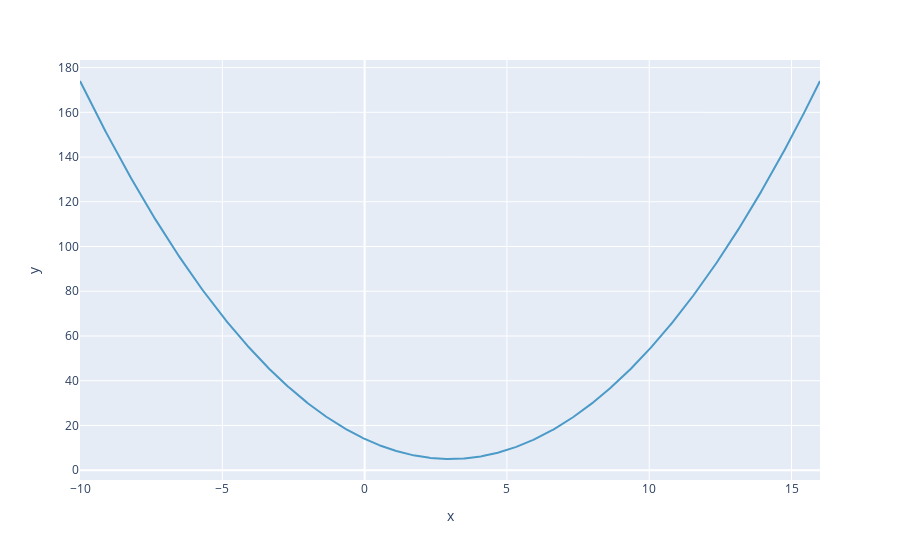

The code cell stored with this chart in its notebook:
### Markdown cell above
## 5. Gradient descent for a function with one minimum 👌👌

We will show here how gradient descent works for a function with a single minimum, which guarantees that the algorithm will be able to find the minimum :

### Code cell
from plotly import express as px
# Let us generate some input data :
beta = np.linspace(-10, 16, 1000)

# Now we define a function with a single minimum
def func(beta):
  return beta**2 - 6*beta + 14
y = func(beta)

# Let's plot this function
px.line(x=beta,y=y, color_discrete_sequence=color_chart)

### Figure 1 — Plotly figure (JSON) as saved in the notebook; plotly's stock layout.template omitted (floating-point values rounded to 4 significant figures; data arrays with more than 128 entries replaced by an {"elided": "..."} marker saying what was removed)
{"data": [{"hovertemplate": "x=%{x}<br>y=%{y}<extra></extra>", "legendgroup": "", "line": {"color": "#4B9AC7", "dash": "solid"}, "marker": {"symbol": "circle"}, "mode": "lines", "name": "", "orientation": "v", "showlegend": false, "type": "scatter", "x": {"elided": "1000 float values"}, "xaxis": "x", "y": {"elided": "1000 float values"}, "yaxis": "y"}], "layout": {"legend": {"tracegroupgap": 0}, "margin": {"t": 60}, "xaxis": {"anchor": "y", "domain": [0, 1], "title": {"text": "x"}}, "yaxis": {"anchor": "x", "domain": [0, 1], "title": {"text": "y"}}}}
